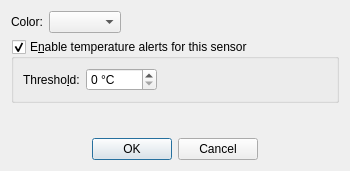
<?xml version="1.0" encoding="UTF-8"?>
<ui version="4.0">
 <class>SensorPropertiesDialog</class>
 <widget class="QDialog" name="SensorPropertiesDialog">
  <property name="geometry">
   <rect>
    <x>0</x>
    <y>0</y>
    <width>350</width>
    <height>171</height>
   </rect>
  </property>
  <property name="windowTitle">
   <string>Sensor Properties</string>
  </property>
  <layout class="QGridLayout" name="gridLayout" rowstretch="0,0,1,0" columnstretch="1,0,0,1">
   <item row="1" column="0" colspan="4">
    <widget class="QGroupBox" name="groupBoxAlerts">
     <property name="title">
      <string>E&amp;nable temperature alerts for this sensor</string>
     </property>
     <property name="checkable">
      <bool>true</bool>
     </property>
     <layout class="QHBoxLayout" name="horizontalLayout2" stretch="0,0,1">
      <item>
       <widget class="QLabel" name="label2">
        <property name="text">
         <string>Thresho&amp;ld:</string>
        </property>
        <property name="buddy">
         <cstring>spinBoxThreshold</cstring>
        </property>
       </widget>
      </item>
      <item>
       <widget class="QSpinBox" name="spinBoxThreshold">
        <property name="suffix">
         <string> °C</string>
        </property>
        <property name="maximum">
         <number>9999</number>
        </property>
       </widget>
      </item>
      <item>
       <spacer name="horizontalSpacer2">
        <property name="orientation">
         <enum>Qt::Horizontal</enum>
        </property>
        <property name="sizeHint" stdset="0">
         <size>
          <width>0</width>
          <height>0</height>
         </size>
        </property>
       </spacer>
      </item>
     </layout>
    </widget>
   </item>
   <item row="3" column="0">
    <spacer name="horizontalSpacer3">
     <property name="orientation">
      <enum>Qt::Horizontal</enum>
     </property>
     <property name="sizeHint" stdset="0">
      <size>
       <width>0</width>
       <height>0</height>
      </size>
     </property>
    </spacer>
   </item>
   <item row="3" column="1">
    <widget class="QPushButton" name="pushButtonOk">
     <property name="text">
      <string>OK</string>
     </property>
    </widget>
   </item>
   <item row="3" column="2">
    <widget class="QPushButton" name="pushButtonCancel">
     <property name="text">
      <string>Cancel</string>
     </property>
    </widget>
   </item>
   <item row="3" column="3">
    <spacer name="horizontalSpacer4">
     <property name="orientation">
      <enum>Qt::Horizontal</enum>
     </property>
     <property name="sizeHint" stdset="0">
      <size>
       <width>0</width>
       <height>0</height>
      </size>
     </property>
    </spacer>
   </item>
   <item row="0" column="0" colspan="4">
    <layout class="QHBoxLayout" name="horizontalLayout1" stretch="0,0,1">
     <item>
      <widget class="QLabel" name="label1">
       <property name="text">
        <string>Color:</string>
       </property>
       <property name="buddy">
        <cstring>comboBoxColors</cstring>
       </property>
      </widget>
     </item>
     <item>
      <widget class="ColorComboBox" name="comboBoxColors"/>
     </item>
     <item>
      <spacer name="horizontalSpacer1">
       <property name="orientation">
        <enum>Qt::Horizontal</enum>
       </property>
       <property name="sizeHint" stdset="0">
        <size>
         <width>0</width>
         <height>0</height>
        </size>
       </property>
      </spacer>
     </item>
    </layout>
   </item>
   <item row="2" column="0" colspan="4">
    <spacer name="verticalSpacer">
     <property name="orientation">
      <enum>Qt::Vertical</enum>
     </property>
     <property name="sizeHint" stdset="0">
      <size>
       <width>0</width>
       <height>0</height>
      </size>
     </property>
    </spacer>
   </item>
  </layout>
 </widget>
 <customwidgets>
  <customwidget>
   <class>ColorComboBox</class>
   <extends>QComboBox</extends>
   <header>ColorComboBox.h</header>
  </customwidget>
 </customwidgets>
 <tabstops>
  <tabstop>comboBoxColors</tabstop>
  <tabstop>groupBoxAlerts</tabstop>
  <tabstop>spinBoxThreshold</tabstop>
  <tabstop>pushButtonOk</tabstop>
  <tabstop>pushButtonCancel</tabstop>
 </tabstops>
 <resources/>
 <connections>
  <connection>
   <sender>pushButtonCancel</sender>
   <signal>clicked()</signal>
   <receiver>SensorPropertiesDialog</receiver>
   <slot>reject()</slot>
   <hints>
    <hint type="sourcelabel">
     <x>223</x>
     <y>127</y>
    </hint>
    <hint type="destinationlabel">
     <x>312</x>
     <y>118</y>
    </hint>
   </hints>
  </connection>
 </connections>
</ui>
